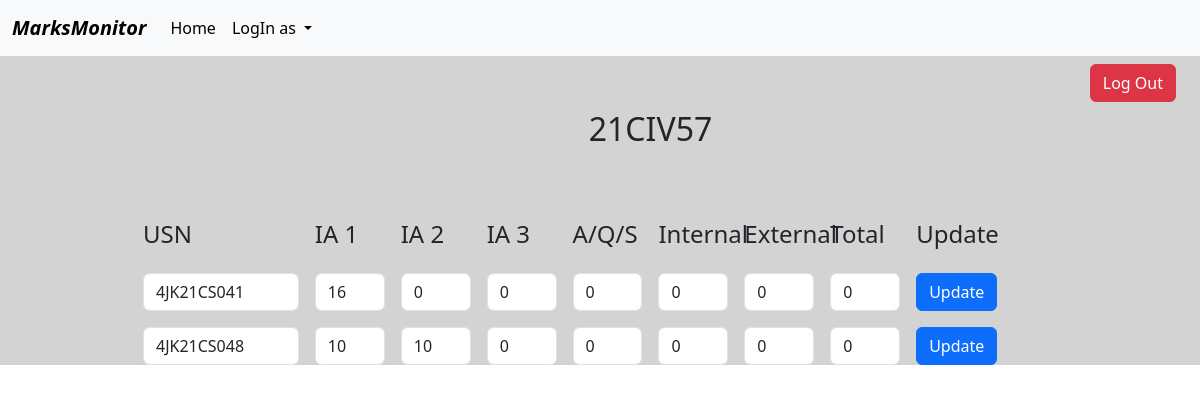
Page /bootstrap-5.3.2-dist/update_marks.php (signed in) on the earlier database version.
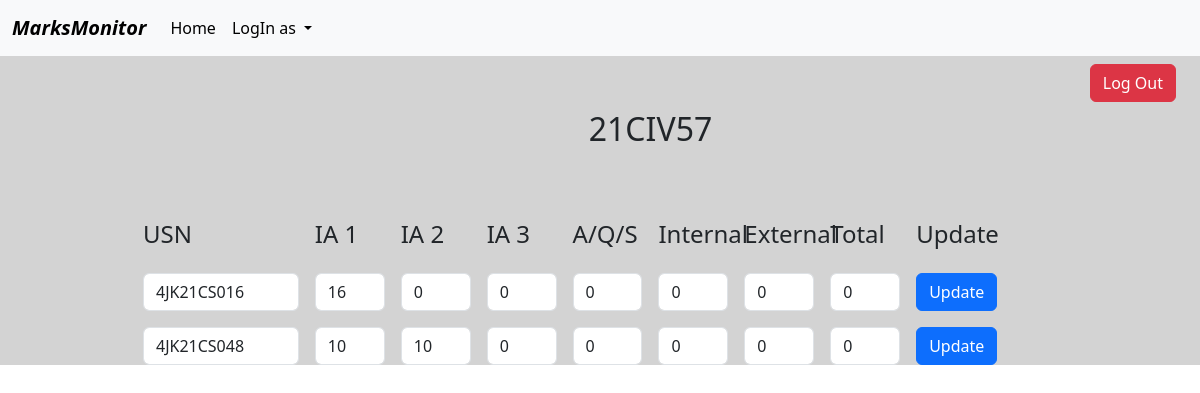
Same page on the later database version.
### tables this page shows
create table evs(
usn varchar(15),
ia1 int,
ia2 int,
ia3 int,
ass int,
cie int,
see int,
total int,
primary key(usn),
foreign key(usn) references student(usn) on delete cascade
);

### bootstrap-5.3.2-dist/update_marks.php (the view, shortened to what this page needs)
<?php
include('header.php');
include('navigation.php');
include('connection.php');
if(isset($_SESSION['sub_code'])) {
    $sub_code = $_SESSION['sub_code'];
} else {
    echo "Session variable not set!";
}
 switch ($sub_code) {
        case '21CIV57':
            $table_name = 'evs';
            break;
    }
$result = getStudentMarks($table_name);
?>
<div class="container-fluid" style="background-color:#D3D3D3;">
<div class="container-fluid" >
    <div class="row">
        <div class="col-md-10"></div>
        <div class="col-md-2 text-end">
            <a href="home.php"><button type="submit" class="btn btn-danger mt-2">Log Out</button></a>
        </div>
    </div>
</div>
<div class="container">
    <form class="row g-3 offset-md-1" method="POST">
        <h2 class="p-2 mb-5 text-center"><?php echo $sub_code; ?></h2>
        <div class="col-md-2"><h4>USN</h4></div>
        <div class="col-md-1"><h4>IA 1</h4></div>
        <div class="col-md-1"><h4>IA 2</h4></div>
        <div class="col-md-1"><h4>IA 3</h4></div>
        <div class="col-md-1"><h4>A/Q/S</h4></div>
        <div class="col-md-1"><h4>Internal</h4></div>
        <div class="col-md-1"><h4>External</h4></div>
        <div class="col-md-1"><h4>Total</h4></div>
        <div class="col-md-3"><h4>Update</h4></div>
        <?php
        if($result && mysqli_num_rows($result) > 0){
        $i = 1;
        while ($row = mysqli_fetch_assoc($result)) {
        ?>
            <div class="col-md-2">
                <input type="text" class="form-control" id="usn<?php echo $i; ?>" value="<?php echo $row['usn']; ?>" name="usn<?php echo $i; ?>" >
            </div>
            <div class="col-md-1">
                <input type="number" class="form-control" id="ia1<?php echo $i; ?>" value="<?php echo $row['ia1']; ?>" name="ia1<?php echo $i; ?>">
            </div>
            <div class="col-md-1">
                <input type="number" class="form-control" id="ia2<?php echo $i; ?>" value="<?php echo $row['ia2']; ?>" name="ia2<?php echo $i; ?>">
            </div>
            <div class="col-md-1">
                <input type="number" class="form-control" id="ia3<?php echo $i; ?>" value="<?php echo $row['ia3']; ?>" name="ia3<?php echo $i; ?>">
            </div>
            <div class="col-md-1">
                <input type="number" class="form-control" id="ass<?php echo $i; ?>" value="<?php echo $row['ass']; ?>" name="ass<?php echo $i; ?>">
            </div>
            <div class="col-md-1">
                <input type="number" class="form-control" id="cie<?php echo $i; ?>" value="<?php echo $row['cie']; ?>" name="cie<?php echo $i; ?>">
            </div>
            <div class="col-md-1">
                <input type="number" class="form-control" id="see<?php echo $i; ?>" value="<?php echo $row['see']; ?>" name="see<?php echo $i; ?>">
            </div>
            <div class="col-md-1">
                <input type="number" class="form-control" id="total<?php echo $i; ?>" value="<?php echo $row['total']; ?>" name="total<?php echo $i; ?>">
            </div>
            <div class="col-md-3">
                <button type="submit" class="btn btn-primary" name="update<?php echo $i; ?>">Update</button>
            </div>
        <?php
$i++;
}
 } else{
         $message = "No records found.";
         echo $message;
    }
    ?>
    </form>
</div></div>
<?php
function getStudentMarks($table_name) {
    global $conn;
    $sql = "SELECT * FROM $table_name";
    $result = mysqli_query($conn, $sql);
    if (mysqli_num_rows($result) > 0) {
        return $result;
    } else {
        echo "No records found.";
        return false;
    }
}
include('footer.php');
?>

### bootstrap-5.3.2-dist/header.php (shortened to what this page needs)
<!DOCTYPE html>
<html lang="en">
<head>
    <link rel="stylesheet" href="style.css">
    <link href="https://cdn.jsdelivr.net/npm/bootstrap@5.3.2/dist/css/bootstrap.min.css" rel="stylesheet">
</head>
<body>

### bootstrap-5.3.2-dist/navigation.php (shortened to what this page needs)
<nav class="navbar navbar-expand-lg bg-body-tertiary ">
  <div class="container-fluid">
    <a class="navbar-brand" href="#"><i><b>MarksMonitor</b></i></a>
    <div class="collapse navbar-collapse" id="navbarSupportedContent">
      <ul class="navbar-nav me-auto mb-2 mb-lg-0">
        <li class="nav-item">
          <a class="nav-link active" aria-current="page" href="home.php">Home</a>
        </li>
        <li class="nav-item dropdown">
          <a class="nav-link dropdown-toggle show" href="#" role="button" data-bs-toggle="dropdown" aria-expanded="false">
            LogIn as
          </a>
        </li>
      </ul>
    </div>
  </div>
</nav>

### bootstrap-5.3.2-dist/footer.php (shortened to what this page needs)
</body>
</html>

Differences in the rows shown:
removed evs: usn "4JK21CS041", ia1 "16", ia2 "0", ia3 "0", ass "0", cie "0", see "0", total "0"
added evs: usn "4JK21CS016", ia1 "16", ia2 "0", ia3 "0", ass "0", cie "0", see "0", total "0"
